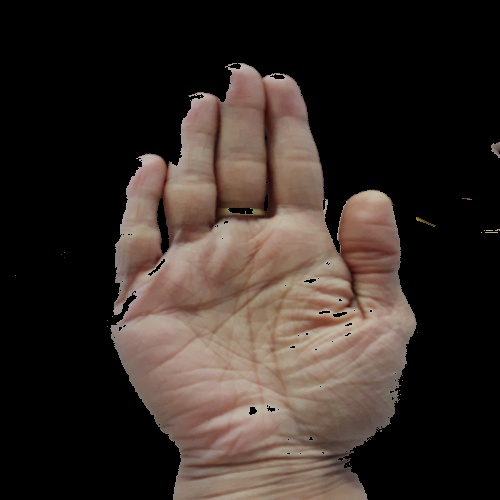
#> input picture Contours/ConvexityDefects/handFront-ex3.jpg, 500 x 500 px
$ python ConvexityDefects.py
#> lines starting #> are read from the running program, lines starting #| are printed output that depends on the picture; after the words box and inside, x2 and y2 are one past the last pixel; in counts of white or black regions, pixels touching at a corner belong together
# This piece of code find contours,
#maximum contour area and then finds convex hull and convexity defects for an
#open hand..
# opencv documentation
#Author: rashmi


import cv2
import numpy as np

img = cv2.imread('handFront-ex3.jpg')
#> img is the input picture: shape (500, 500, 3); mean B, G, R 38.2, 43.4, 53.2
img_gray = cv2.cvtColor(img,cv2.COLOR_BGR2GRAY)
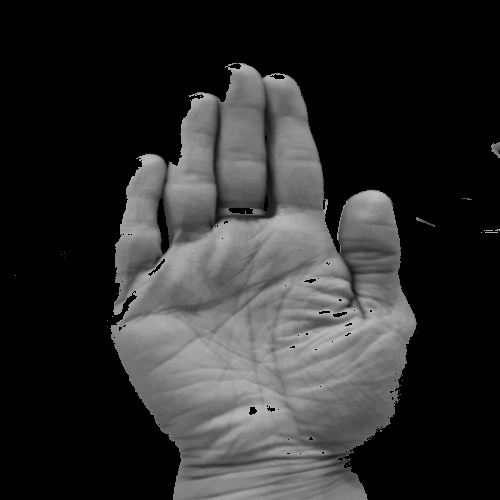
#> img_gray: shape (500, 500); min 0, max 190, mean 45.8
ret, thresh = cv2.threshold(img_gray, 127, 255,0)
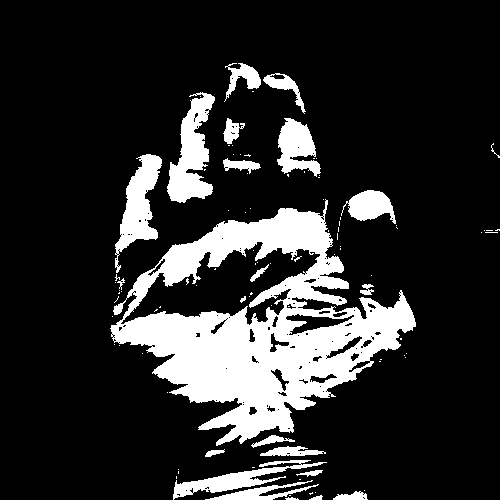
#> thresh: shape (500, 500); 17.4% white; 98 white regions (75 under 20 px)
contours,hierarchy = cv2.findContours(thresh,2,1)[-2:]
#> contours = 249 contours, 204 with area under 20; largest, box (x1, y1, x2, y2) and area: (110, 199, 416, 446) 38580, (120, 241, 321, 326) 7794, (167, 92, 215, 203) 2642, (115, 154, 162, 273) 2235, (277, 118, 321, 177) 1448
c = max(contours, key=cv2.contourArea)
#> c = contour of 1593 points, box (x1, y1, x2, y2) (110, 199, 416, 446), area 38580
#print len(contours)
#cnt = contours[0]

cv2.drawContours(img_gray, [c], -1, (0, 255, 255), 2)
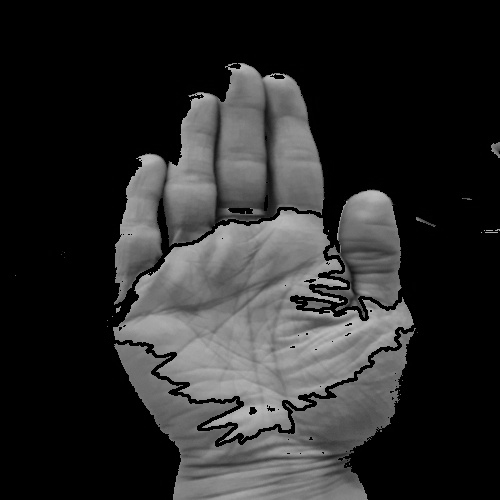
#> img_gray: shape (500, 500); 2.28% of pixels changed, all inside (x1, y1, x2, y2) = (109, 198, 417, 447)

hull = cv2.convexHull(c,returnPoints = False)
#> hull = 25 values, max 1591 at index 0, min 0 at index 24, mean 649.7
defects = cv2.convexityDefects(c,hull)
#> defects = 21 rows, first 6: [1591, 0, 1592, 114], [0, 64, 17, 4117], [64, 130, 90, 2242], [130, 184, 159, 1799], [184, 220, 207, 1152], [224, 259, 246, 1236]


for i in range(defects.shape[0]):
    s,e,f,d = defects[i,0]
    start = tuple(c[s][0])
    end = tuple(c[e][0])
    far = tuple(c[f][0])
    cv2.line(img,start,end,[0,255,0],2)
    cv2.circle(img,far,5,[0,0,255],-1)
#> this loop made 21 passes
#> (s, e, f, d, start, end, far) on passes 1 to 12: (1591, 0, 1592, 114, (327, 200), (325, 199), (326, 200)), (0, 64, 17, 4117, (325, 199), (280, 208), (322, 216)), (64, 130, 90, 2242, (280, 208), (223, 221), (258, 222)), (130, 184, 159, 1799, (223, 221), (172, 245), (197, 241)), (184, 220, 207, 1152, (172, 245), (141, 274), (154, 268)), (224, 259, 246, 1236, (137, 278), (114, 306), (126, 299)), (259, 263, 262, 186, (114, 306), (113, 310), (114, 309)), (263, 342, 301, 5471, (113, 310), (110, 328), (137, 296)), (342, 350, 346, 381, (110, 328), (111, 336), (112, 332)), (350, 357, 352, 343, (111, 336), (114, 342), (113, 337)), (357, 650, 594, 12879, (114, 342), (198, 429), (238, 398)), (650, 713, 687, 7250, (198, 429), (216, 445), (235, 424))
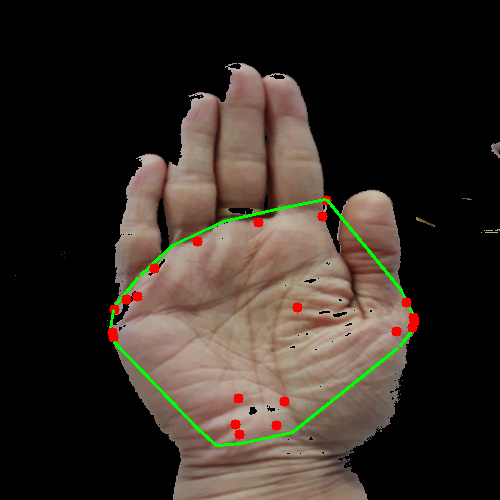
#> img: shape (500, 500, 3); 1.56% of pixels changed, all inside (x1, y1, x2, y2) = (107, 195, 420, 447)

cv2.imshow('img',img)
cv2.imwrite('HullDefects5.png',img)
cv2.waitKey(0)
cv2.destroyAllWindows()

$ run again, with Contours/ConvexityDefects/FoldedHands-Extreme (1).jpg copied over Contours/ConvexityDefects/handFront-ex3.jpg
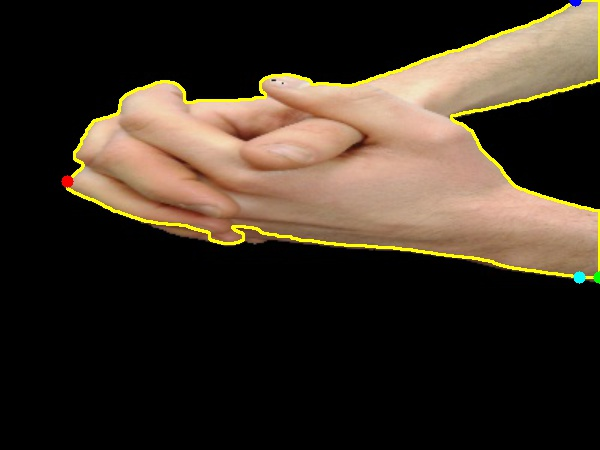
#> input picture Contours/ConvexityDefects/FoldedHands-Extreme (1).jpg, 600 x 450 px
#> img is the input picture: shape (450, 600, 3); mean B, G, R 36.8, 48.9, 60.2
#> `ret, thresh = cv2.threshold(img_gray, 127, 255,0)`:
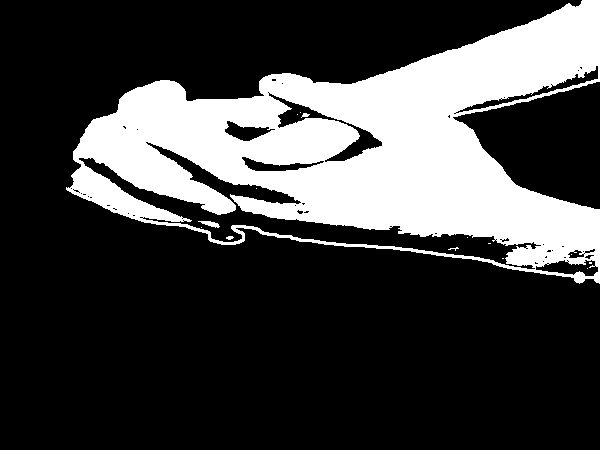
#> thresh: shape (450, 600); 25.6% white; 15 white regions (11 under 20 px)
#> contours = 75 contours, 62 with area under 20; largest, box (x1, y1, x2, y2) and area: (66, 0, 600, 284) 81108, (78, 141, 542, 270) 9913, (268, 92, 383, 163) 1536, (455, 65, 599, 114) 898, (535, 259, 599, 277) 649
#> c = contour of 1655 points, box (x1, y1, x2, y2) (66, 0, 600, 284), area 81108
#> hull = 23 values, max 1638 at index 0, min 0 at index 22, mean 659.6
#> defects = 19 rows, first 6: [0, 454, 233, 10113], [454, 459, 455, 201], [459, 477, 472, 405], [477, 489, 478, 114], [489, 531, 509, 2359], [533, 541, 534, 154]
#> the loop `for i in range(defects.shape[0]):` made 19 passes
#> (s, e, f, d, start, end, far) on passes 1 to 8: (0, 454, 233, 10113, (582, 0), (160, 80), (351, 84)), (454, 459, 455, 201, (160, 80), (155, 81), (159, 81)), (459, 477, 472, 405, (155, 81), (137, 87), (142, 87)), (477, 489, 478, 114, (137, 87), (125, 93), (136, 88)), (489, 531, 509, 2359, (125, 93), (93, 119), (115, 113)), (533, 541, 534, 154, (91, 121), (85, 129), (91, 122)), (541, 550, 544, 373, (85, 129), (80, 138), (85, 132)), (550, 563, 554, 485, (80, 138), (73, 151), (80, 142))
#> after the loop `for i in range(defects.shape[0]):`:
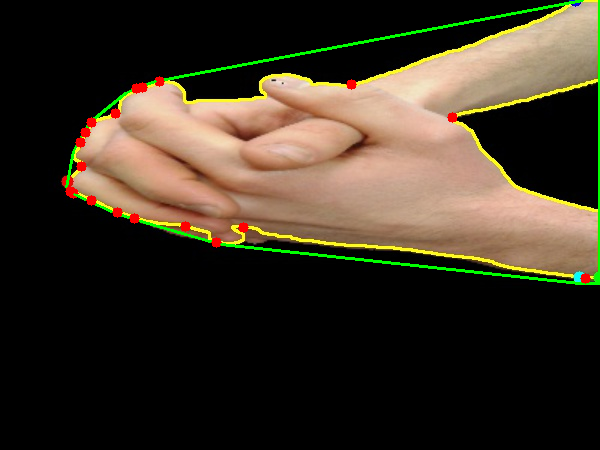
#> img: shape (450, 600, 3); 1.85% of pixels changed, all inside (x1, y1, x2, y2) = (65, 0, 600, 285)
